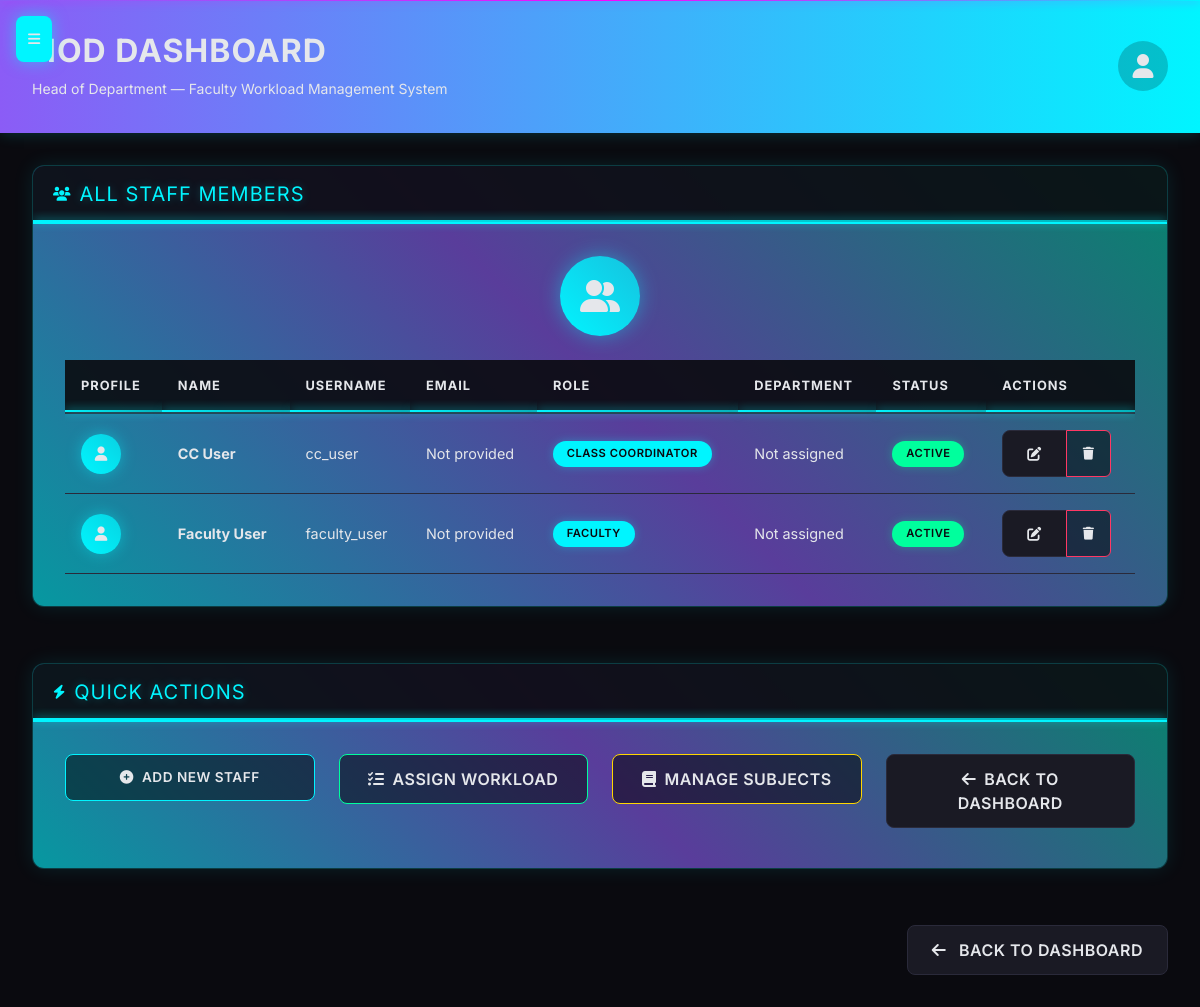
/hod/view_staff (signed in), run on an earlier commit of the app's database.
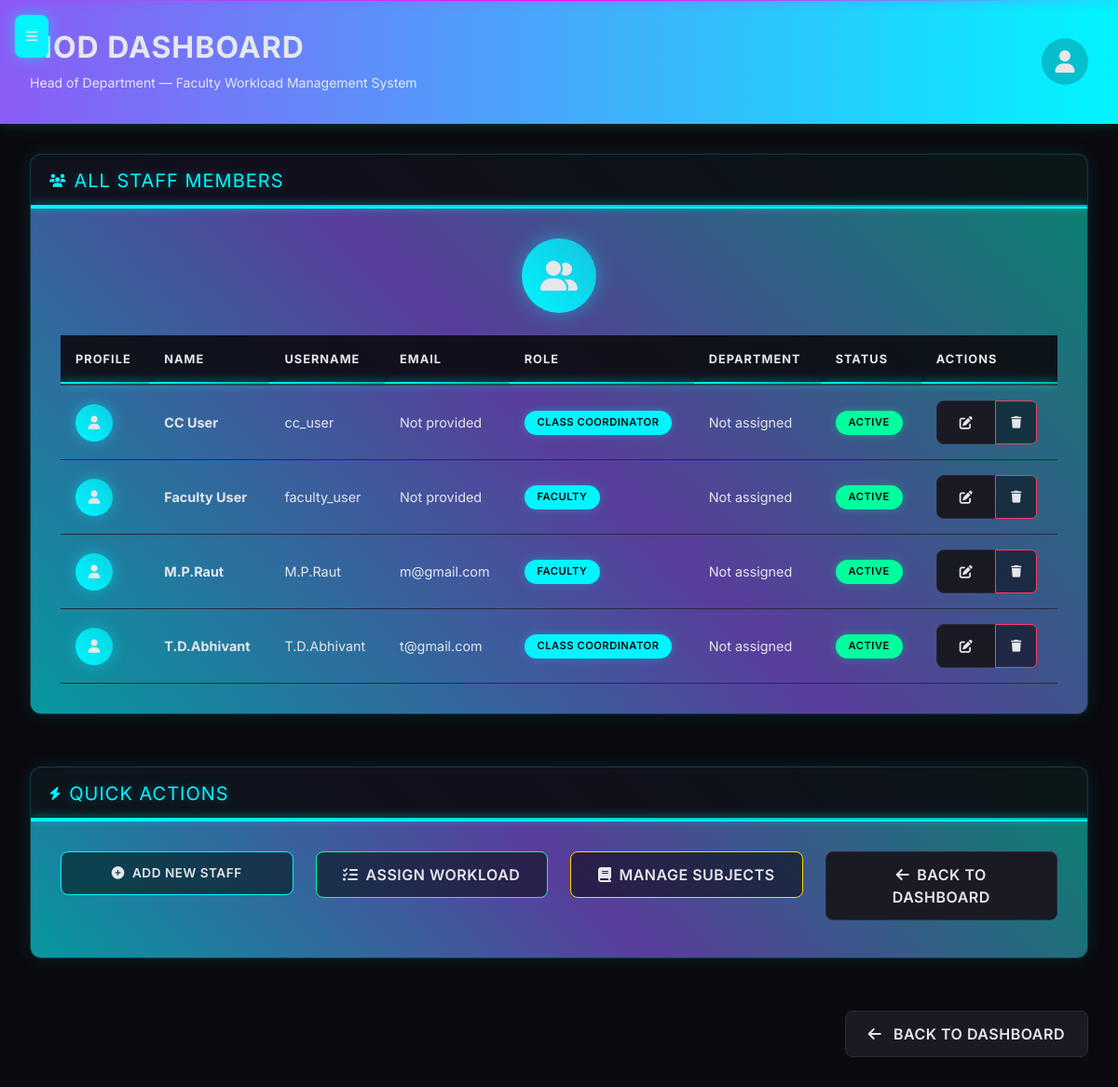
And on a later commit of the database.
### models.py (models this page shows, shortened)
class User(UserMixin, db.Model):
    id = db.Column(db.Integer, primary_key=True)
    username = db.Column(db.String(150), unique=True, nullable=False)
    password_hash = db.Column(db.String(256))
    role = db.Column(db.String(20), nullable=False)  # hod, cc, faculty, student
    email = db.Column(db.String(120), unique=True)
    phone = db.Column(db.String(15))
    full_name = db.Column(db.String(200))
    department = db.Column(db.String(100))
    profile_picture = db.Column(db.String(200))
    date_joined = db.Column(db.DateTime, default=datetime.utcnow)
    last_login = db.Column(db.DateTime)
    is_active = db.Column(db.Boolean, default=True)
    roll_number = db.Column(db.String(20))  # For students
    section = db.Column(db.String(10))     # For students

### app.py (the view)
@app.route('/hod/view_staff')
@login_required
def hod_view_staff():
    if current_user.role != 'hod':
        flash("Unauthorized access", "danger")
        return redirect(url_for('login'))
    users = User.query.filter(User.role.in_(['faculty', 'cc'])).all()
    return render_template('hod/view_staff.html', users=users)

### app.py (called while the page is built)
@login_manager.user_loader
def load_user(user_id):
    return User.query.get(int(user_id))

### templates/hod/view_staff.html (shortened to what this page needs)
{% extends "hod_base.html" %}
{% block content %}
<div class="row mb-4">
    <div class="col-12">
        <div class="card">
            <div class="card-header d-flex align-items-center">
                <i class="fas fa-users me-2"></i>
                <h5 class="mb-0">All Staff Members</h5>
            </div>
            <div class="card-body">
                <div class="icon-container">
                    <i class="fas fa-user-friends"></i>
                </div>
                {% if users %}
                    <div class="table-responsive">
                        <table class="table table-hover">
                            <thead>
                                <tr>
                                    <th>Profile</th>
                                    <th>Name</th>
                                    <th>Username</th>
                                    <th>Email</th>
                                    <th>Role</th>
                                    <th>Department</th>
                                    <th>Status</th>
                                    <th>Actions</th>
                                </tr>
                            </thead>
                            <tbody>
                                {% for user in users %}
                                <tr>
                                    <td>
                                        {% if user.profile_picture %}
                                            <img src="{{ url_for('static', filename=user.profile_picture) }}"
                                                 alt="Profile" class="rounded-circle" width="40" height="40"
                                                 style="border: 2px solid var(--neon-cyan); box-shadow: 0 0 10px rgba(0, 245, 255, 0.3);">
                                        {% else %}
                                            <div class="d-flex align-items-center justify-content-center rounded-circle"
                                                 style="width: 40px; height: 40px; background: linear-gradient(45deg, var(--neon-cyan), rgba(0, 245, 255, 0.7)); color: #000000; box-shadow: 0 0 15px rgba(0, 245, 255, 0.4);">
                                                <i class="fas fa-user"></i>
                                            </div>
                                        {% endif %}
                                    </td>
                                    <td>
                                        <div class="fw-bold text-primary">{{ user.full_name or user.username }}</div>
                                    </td>
                                    <td>{{ user.username }}</td>
                                    <td>{{ user.email or 'Not provided' }}</td>
                                    <td>
                                        {% if user.role == 'faculty' %}
                                            <span class="badge bg-primary">Faculty</span>
                                        {% elif user.role == 'cc' %}
                                            <span class="badge bg-info">Class Coordinator</span>
                                        {% elif user.role == 'hod' %}
                                            <span class="badge bg-warning">HOD</span>
                                        {% else %}
                                            <span class="badge bg-secondary">{{ user.role|title }}</span>
                                        {% endif %}
                                    </td>
                                    <td>{{ user.department or 'Not assigned' }}</td>
                                    <td>
                                        {% if user.is_active %}
                                            <span class="badge bg-success">Active</span>
                                        {% else %}
                                            <span class="badge bg-secondary">Inactive</span>
                                        {% endif %}
                                    </td>
                                    <td>
                                        <div class="btn-group btn-group-sm">
                                            <button type="button" class="btn btn-secondary"
                                                    data-bs-toggle="modal" data-bs-target="#editModal{{ user.id }}" title="Edit">
                                                <i class="fas fa-edit"></i>
                                            </button>
                                            <button type="button" class="btn btn-danger"
                                                    data-bs-toggle="modal" data-bs-target="#removeModal{{ user.id }}" title="Remove">
                                                <i class="fas fa-trash"></i>
                                            </button>
                                        </div>
                                    </td>
                                </tr>
                                {% endfor %}
                            </tbody>
                        </table>
                    </div>
                {% endif %}
            </div>
        </div>
    </div>
</div>
<div class="row">
    <div class="col-12">
        <div class="card">
            <div class="card-header d-flex align-items-center">
                <i class="fas fa-bolt me-2"></i>
                <h5 class="mb-0">Quick Actions</h5>
            </div>
            <div class="card-body">
                <div class="row">
                    <div class="col-md-3 mb-2">
                        <a href="{{ url_for('add_staff') }}" class="btn btn-primary w-100">
                            <i class="fas fa-plus-circle me-2"></i>Add New Staff
                        </a>
                    </div>
                    <div class="col-md-3 mb-2">
                        <a href="{{ url_for('assign_workload') }}" class="btn btn-success w-100">
                            <i class="fas fa-tasks me-2"></i>Assign Workload
                        </a>
                    </div>
                    <div class="col-md-3 mb-2">
                        <a href="{{ url_for('manage_subjects') }}" class="btn btn-warning w-100">
                            <i class="fas fa-book me-2"></i>Manage Subjects
                        </a>
                    </div>
                    <div class="col-md-3 mb-2">
                        <a href="{{ url_for('hod_dashboard') }}" class="btn btn-secondary w-100">
                            <i class="fas fa-arrow-left me-2"></i>Back to Dashboard
                        </a>
                    </div>
                </div>
            </div>
        </div>
    </div>
</div>
<div class="d-flex justify-content-end mt-4">
    <a href="{{ url_for('hod_dashboard') }}" class="btn btn-secondary">
        <i class="fas fa-arrow-left me-2"></i> Back to Dashboard
    </a>
</div>
{% endblock %}

### templates/hod_base.html (shortened to what this page needs)
<!DOCTYPE html>
<html lang="en">
<head>
    <link href="https://cdnjs.cloudflare.com/ajax/libs/font-awesome/6.4.0/css/all.min.css" rel="stylesheet">
    <link href="https://cdn.jsdelivr.net/npm/bootstrap@5.3.0/dist/css/bootstrap.min.css" rel="stylesheet">
</head>
<body>
    <button class="mobile-menu-toggle" onclick="toggleSidebar()">
        <i class="fas fa-bars"></i>
    </button>
    <div class="dashboard-layout">
        <main class="main-content">
            <div class="top-header">
                <div class="d-flex align-items-center justify-content-between">
                    <div>
                        <h1>{% block page_title %}HOD Dashboard{% endblock %}</h1>
                        <p>Head of Department — Faculty Workload Management System</p>
                    </div>
                    <div class="profile-section">
                        <div class="profile-icon">
                            <i class="fas fa-user"></i>
                        </div>
                    </div>
                </div>
            </div>
            <div class="content-area">
                {% block content %}{% endblock %}
            </div>
        </main>
    </div>
</body>
</html>

What changed in the data, as far as the page shows it:
added User: full_name "M.P.Raut", username "M.P.Raut", email "m@gmail.com", role "FACULTY", department "Not assigned", is_active "ACTIVE"
added User: full_name "T.D.Abhivant", username "T.D.Abhivant", email "t@gmail.com", role "CLASS COORDINATOR", department "Not assigned", is_active "ACTIVE"
